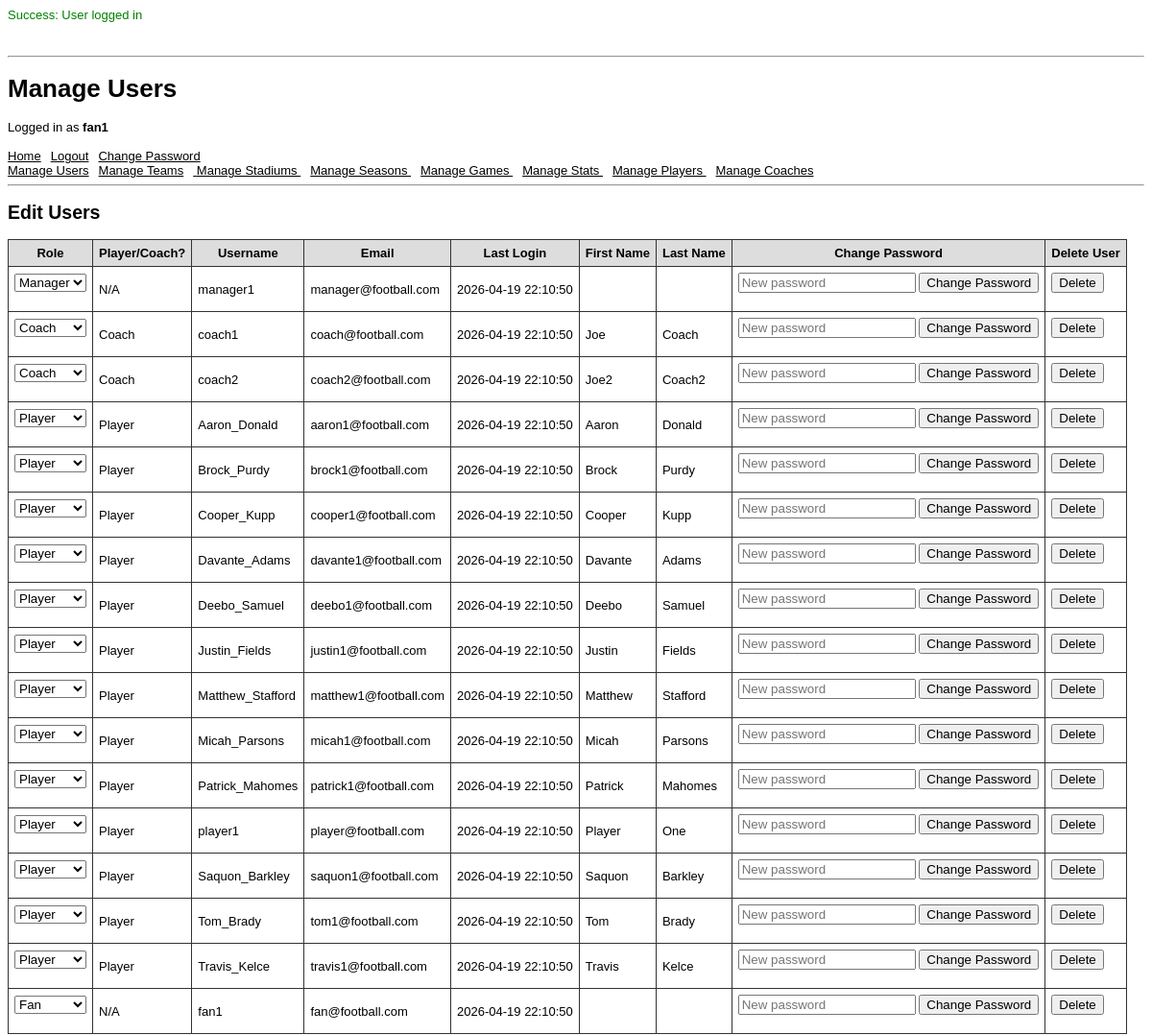
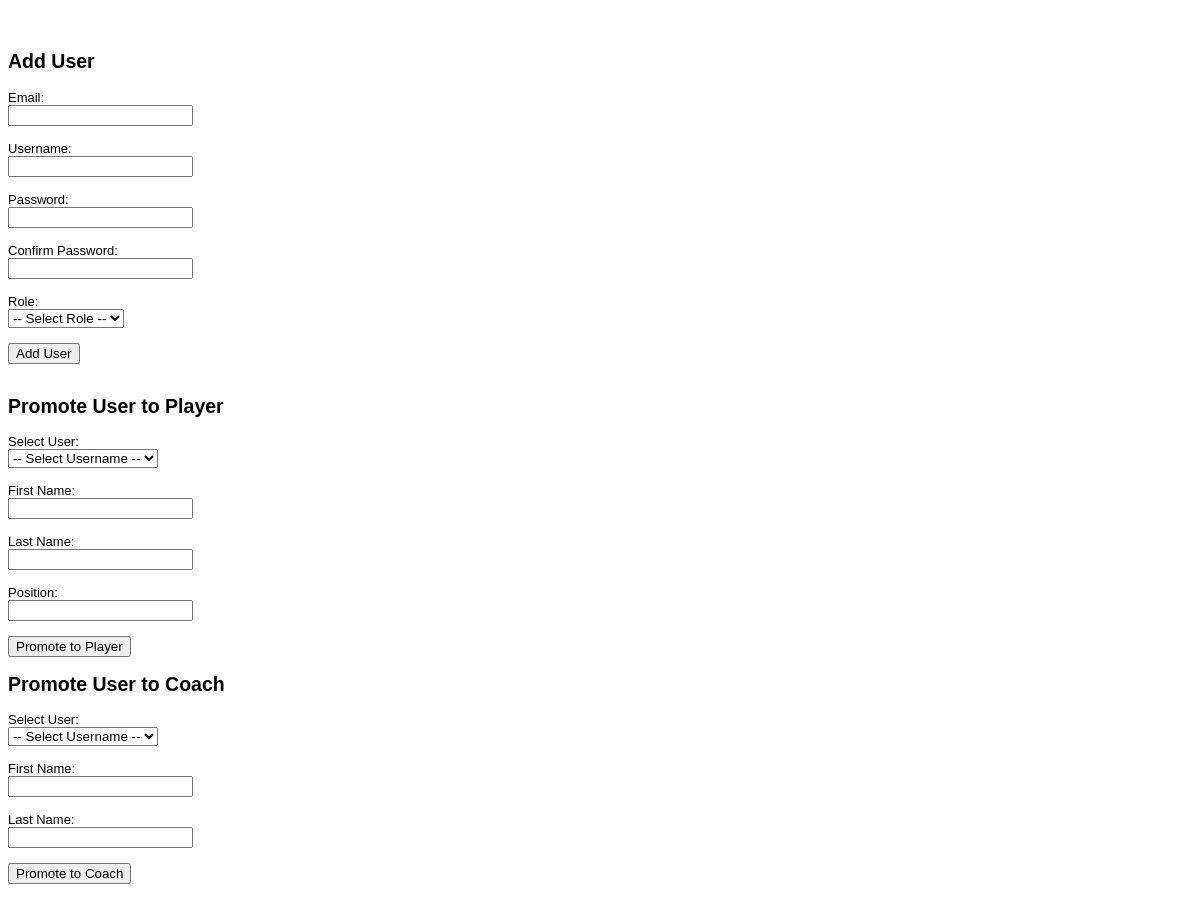
The app's page /pages/user_page.php (signed in) with its own data (2 pictures, top to bottom).
### tables this page shows
CREATE TABLE UserAccount (
    user_id       INT UNSIGNED PRIMARY KEY AUTO_INCREMENT,
    role_id       INT UNSIGNED NOT NULL DEFAULT 1,
    username      VARCHAR(50)  NOT NULL UNIQUE,
    password_hash CHAR(60)     NOT NULL,
    email         VARCHAR(254) NOT NULL UNIQUE,
    last_login    TIMESTAMP    DEFAULT CURRENT_TIMESTAMP,

    FOREIGN KEY (role_id)
        REFERENCES Role(role_id)
        ON DELETE RESTRICT,

    CONSTRAINT valid_email CHECK (email REGEXP '^[a-zA-Z0-9_.+-]+@[a-zA-Z0-9-]+\.[a-zA-Z0-9-.]+$'),
    CONSTRAINT valid_username CHECK (CHAR_LENGTH(username) BETWEEN 4 AND 50)
);

CREATE TABLE Coach (
    coach_id   INT UNSIGNED PRIMARY KEY AUTO_INCREMENT,
    user_id    INT UNSIGNED NOT NULL UNIQUE,
    team_id    INT UNSIGNED,
    first_name VARCHAR(100) NOT NULL,
    last_name  VARCHAR(100) NOT NULL,

    FOREIGN KEY (user_id)
        REFERENCES UserAccount(user_id)
        ON DELETE CASCADE,

    FOREIGN KEY (team_id)
        REFERENCES Team(team_id)
        ON DELETE SET NULL
);

CREATE TABLE Player (
    player_id  INT UNSIGNED PRIMARY KEY AUTO_INCREMENT,
    user_id    INT UNSIGNED NOT NULL UNIQUE,
    first_name VARCHAR(100) NOT NULL,
    last_name  VARCHAR(100) NOT NULL,
    position   VARCHAR(5)   NOT NULL,
    status     VARCHAR(10)  NOT NULL,

    FOREIGN KEY (user_id)
        REFERENCES UserAccount(user_id)
        ON DELETE CASCADE
);

### pages/user_page.php (the view, shortened to what this page needs)
<?php
  require_once(__DIR__ . '/../scripts/StartSession.php');
  require_once(__DIR__ . '/../scripts/helpers.php');
  require_once(__DIR__ . '/html_components.php');
  display_manage_user();
  display_add_user();
  display_promote_player();
  display_promote_coach();
  function display_manage_user() {
    echo "<h2>Edit Users</h2>";
    $query = "
      SELECT
          u.username,
          u.user_id,
          r.name AS role,
          u.email,
          u.last_login,
          p.first_name AS player_first_name,
          p.last_name AS player_last_name,
          c.first_name AS coach_first_name,
          c.last_name AS coach_last_name
      FROM UserAccount u
      JOIN Role r
          ON r.role_id = u.role_id
      LEFT JOIN Player p
          ON u.user_id = p.user_id
      LEFT JOIN Coach c
          ON u.user_id = c.user_id
      ORDER BY u.role_id DESC, u.username ASC
    ";
    global $db;
    $result = query_with_perms($db, $query);
    echo "<table>";
    echo "<tr>
            <th>Role</th>
            <th>Player/Coach?</th>
            <th>Username</th>
            <th>Email</th>
            <th>Last Login</th>
            <th>First Name</th>
            <th>Last Name</th>
            <th>Change Password</th>
            <th>Delete User</th>
          </tr>";
    while ($row = $result->fetch_assoc()) {
      echo "<tr>";
      echo "<td>
              <form method='post' action='../scripts/user/edit_role.php'>
                <input type='hidden' name='manage_user_username' value='" . sanitize_str($row['username']) . "'>
                  <select name='manage_user_role' onchange='this.form.submit()'>";
                  $roles = get_roles();
                  foreach ($roles as $role) {
                      echo "<option value='$role'" . ($row['role'] == $role ? ' selected' : '') . ">$role</option>";
                  }
      echo "
                  </select>
                  <input type='hidden' name='username' value='" . sanitize_str($row['username']) . "'>
              </form>
            </td>";
      $query = "
        SELECT 'Player' AS job
        FROM Player
        WHERE user_id = ?
          UNION
        SELECT 'Coach' AS job
        FROM Coach
        WHERE user_id = ?
        LIMIT 1
      ";
      try {
        $stmt = prepare_with_perms($db, $query);
        $stmt->bind_param("ii", $row['user_id'], $row['user_id']);
        $stmt->execute();
        $stmt->store_result();
        if ($stmt->num_rows > 0) {
          $stmt->bind_result($player_or_coach);
          $stmt->fetch();
        } else {
          $player_or_coach = "N/A";
        }
      } catch (mysqli_sql_exception $e) {
        $player_or_coach = "N/A";
      } finally {
        $stmt->close();
      }
      echo "<td>" . sanitize_str($player_or_coach) . "</td>";
      echo "<td>" . sanitize_str($row['username']) . "</td>";
      echo "<td>" . sanitize_str($row['email']) . "</td>";
      echo "<td>" . sanitize_str($row['last_login']) . "</td>";
      $first_name = "";
      $last_name = "";
      if ($player_or_coach == 'Player') {
          $first_name = $row['player_first_name'];
          $last_name = $row['player_last_name'];
      } else if ($player_or_coach == 'Coach') {
          $first_name = $row['coach_first_name'];
          $last_name = $row['coach_last_name'];
      }
      echo "<td>" . sanitize_str($first_name) . "</td>";
      echo "<td>" . sanitize_str($last_name) . "</td>";
      echo "<td>";
      echo '<form method="post" action="../scripts/user/force_change_password.php">
              <input type="hidden" name="change_password_username" value="' . sanitize_str($row['username']) . '">
              <input type="text" placeholder="New password" name="change_password_password" required minlength="4">
              <input type="submit" value="Change Password">
            </form>
      ';
      echo "</td>";
      echo "<td>";
      echo '<form method="post" action="../scripts/user/delete_user.php">
              <input type="hidden" name="delete_username" value="' . sanitize_str($row['username']) . '">
              <input type="submit" value="Delete">
            </form>
      ';
      echo "</td>";
      echo "</tr>";
    }
    echo "</table>";
  }
  function display_add_user() {
    echo '
      <br>
      <h2>Add User</h2>
      <form method="post" action="../scripts/user/create_user.php">
        <label>Email:</label><br>
        <input type="email" name="add_user_email" required><br><br>
        <label>Username:</label><br>
        <input type="text" name="add_user_username" minlength="4" maxlength="50" required><br><br>
        <label>Password:</label><br>
        <input type="password" name="add_user_password" minlength="4" required><br><br>
        <label>Confirm Password:</label><br>
        <input type="password" name="add_user_repeat_password" minlength="4" required><br><br>
        <label>Role:</label><br>
        <select name="add_user_role" required>
          <option value="">-- Select Role --</option>
    ';
    echo '
        </select>
        <br><br>
      <input type="submit" value="Add User"><br><br>
    </form>
    ';
  }
  function get_roles() {
    global $db;
    $query = "
      SELECT name
      FROM Role
      ORDER BY role_id
    ";
    $result = query_with_perms($db, $query);
    $roles = [];
    while ($row = $result->fetch_assoc()) {
      $role = $row['name'];
      array_push($roles, $role);
    }
    return $roles;
  }
  function display_promote_player() {
    echo "<h2>Promote User to Player</h2>";
    echo "<form method='post' action='../scripts/user/promote_player.php'>";
    echo "<label>Select User:</label><br>";
    echo "<select name='user_id' required>";
    echo "<option value=''>-- Select Username --</option>";
    echo "</select><br><br>";
    echo "<label>First Name:</label><br>";
    echo "<input type='text' name='first_name' required><br><br>";
    echo "<label>Last Name:</label><br>";
    echo "<input type='text' name='last_name' required><br><br>";
    echo "<label>Position:</label><br>";
    echo "<input type='text' name='position' required minlength='2' maxlength='2'><br><br>";
    echo "<input type='submit' value='Promote to Player'>";
    echo "</form>";
  }
  function display_promote_coach() {
      echo "<h2>Promote User to Coach</h2>";
      echo "<form method='post' action='../scripts/user/promote_coach.php'>";
      echo "<label>Select User:</label><br>";
      echo "<select name='user_id' required>";
      echo "<option value=''>-- Select Username --</option>";
      echo "</select><br><br>";
      echo "<label>First Name:</label><br>";
      echo "<input type='text' name='first_name' required><br><br>";
      echo "<label>Last Name:</label><br>";
      echo "<input type='text' name='last_name' required><br><br>";
      echo "<input type='submit' value='Promote to Coach'>";
      echo "</form>";
  }
?>

### pages/html_components.php (style rules this page uses)
body { font-family: Arial, Helvetica, sans-serif; font-size: 13px; }
li, td, th { font-family: Arial, Helvetica, sans-serif; font-size: 13px; }
table { border-collapse: collapse; margin-bottom: 20px; }
th { background: #ddd; }
th, td { padding: 6px; border: 1px solid #333; }

### records on screen
useraccount: player_or_coach "N/A", username "manager1", email "manager@football.com", last_login "2026-04-19 22:10:50"
useraccount: player_or_coach "Coach", username "coach1", email "coach@football.com", last_login "2026-04-19 22:10:50", coach.first_name "Joe", coach.last_name "Coach"
useraccount: player_or_coach "Coach", username "coach2", email "coach2@football.com", last_login "2026-04-19 22:10:50", coach.first_name "Joe2", coach.last_name "Coach2"
useraccount: player_or_coach "Player", username "Aaron_Donald", email "aaron1@football.com", last_login "2026-04-19 22:10:50", player.first_name "Aaron", player.last_name "Donald"
useraccount: player_or_coach "Player", username "Brock_Purdy", email "brock1@football.com", last_login "2026-04-19 22:10:50", player.first_name "Brock", player.last_name "Purdy"
useraccount: player_or_coach "Player", username "Cooper_Kupp", email "cooper1@football.com", last_login "2026-04-19 22:10:50", player.first_name "Cooper", player.last_name "Kupp"
useraccount: player_or_coach "Player", username "Davante_Adams", email "davante1@football.com", last_login "2026-04-19 22:10:50", player.first_name "Davante", player.last_name "Adams"
useraccount: player_or_coach "Player", username "Deebo_Samuel", email "deebo1@football.com", last_login "2026-04-19 22:10:50", player.first_name "Deebo", player.last_name "Samuel"
useraccount: player_or_coach "Player", username "Justin_Fields", email "justin1@football.com", last_login "2026-04-19 22:10:50", player.first_name "Justin", player.last_name "Fields"
useraccount: player_or_coach "Player", username "Matthew_Stafford", email "matthew1@football.com", last_login "2026-04-19 22:10:50", player.first_name "Matthew", player.last_name "Stafford"
useraccount: player_or_coach "Player", username "Micah_Parsons", email "micah1@football.com", last_login "2026-04-19 22:10:50", player.first_name "Micah", player.last_name "Parsons"
useraccount: player_or_coach "Player", username "Patrick_Mahomes", email "patrick1@football.com", last_login "2026-04-19 22:10:50", player.first_name "Patrick", player.last_name "Mahomes"
useraccount: player_or_coach "Player", username "player1", email "player@football.com", last_login "2026-04-19 22:10:50", player.first_name "Player", player.last_name "One"
useraccount: player_or_coach "Player", username "Saquon_Barkley", email "saquon1@football.com", last_login "2026-04-19 22:10:50", player.first_name "Saquon", player.last_name "Barkley"
useraccount: player_or_coach "Player", username "Tom_Brady", email "tom1@football.com", last_login "2026-04-19 22:10:50", player.first_name "Tom", player.last_name "Brady"
useraccount: player_or_coach "Player", username "Travis_Kelce", email "travis1@football.com", last_login "2026-04-19 22:10:50", player.first_name "Travis", player.last_name "Kelce"
useraccount: player_or_coach "N/A", username "fan1", email "fan@football.com", last_login "2026-04-19 22:10:50"

### other values on screen
$_SESSION['success'] "User logged in"
$title "Manage Users"
sanitize_str($_SESSION['UserName']) "fan1"
form field manage_user_role "Manager"
form field manage_user_role "Coach"
form field manage_user_role "Player"
form field manage_user_role "Fan"
